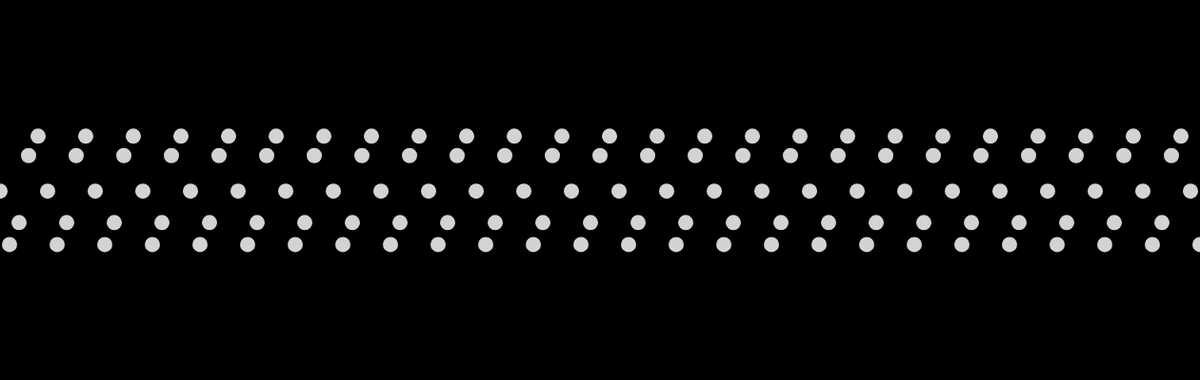
Frame 1 (no input)
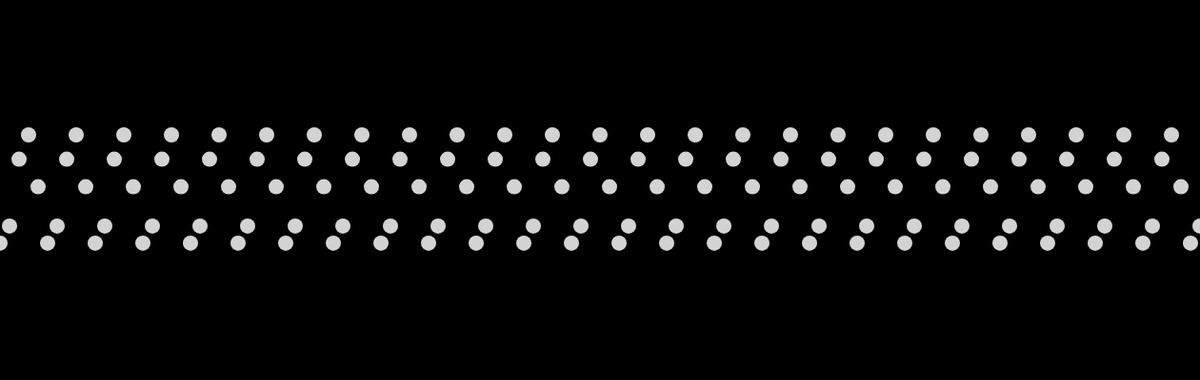
Frame 60 (no input)
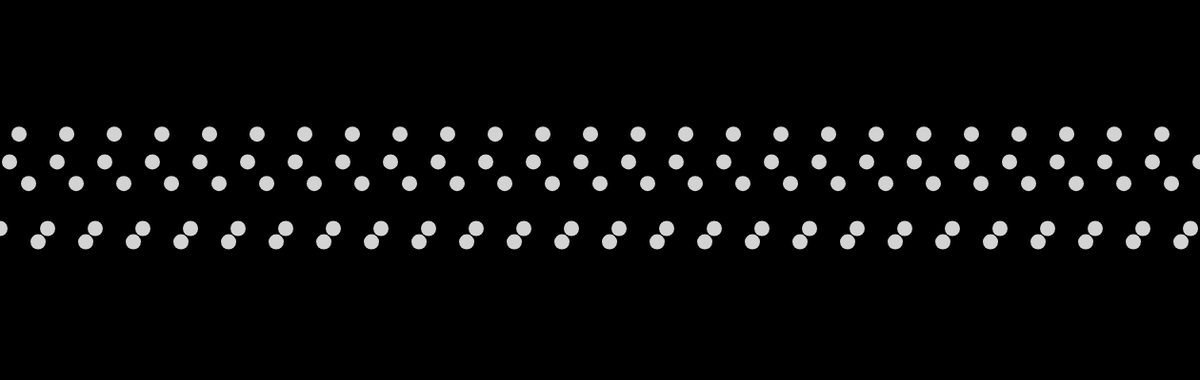
Frame 120 (the mouse pressed at the canvas centre since frame 60)

The p5.js sketch that drew these frames (run headless with seeded random() and noise() and a simulated clock; from frame 60 on, the mouse is pressed at the canvas centre):

// p5.js sketch
// ── sketch.js

let xspacing = 10; // change distance between each horizontal location
let w; // change width of entire wave
let theta = 0.0; 
let amplitude = 60.0; // change height of wave
let period = 50.0; // change number of pixels before the wave repeats
let dx; // Value for incrementing x
let yvalues; // Using an array to store height values for the wave



function setup() {

   createCanvas(1260, 400);
  w = width + 16;
  dx = (TWO_PI / period) * xspacing;
  yvalues = new Array(floor(w / xspacing));
}


    


function draw() {

background(0);
  calcWave();
  renderWave();
}
function calcWave() {
  // Increment theta (try different values for
  // 'angular velocity' here)
  theta += 0.02;

  // For every x value, calculate a y value with sine function
  let x = theta;
  for (let i = 0; i < yvalues.length; i++) {
    yvalues[i] = sin(x) * amplitude;
    x += dx;
  }
}
function renderWave() {
  noStroke();
  fill(211);
  // change the way to draw the wave with an ellipse at each location
  for (let x = 0; x < yvalues.length; x++) {
    ellipse(x * xspacing, height / 2 + yvalues[x], 16, 16);
  }
}
